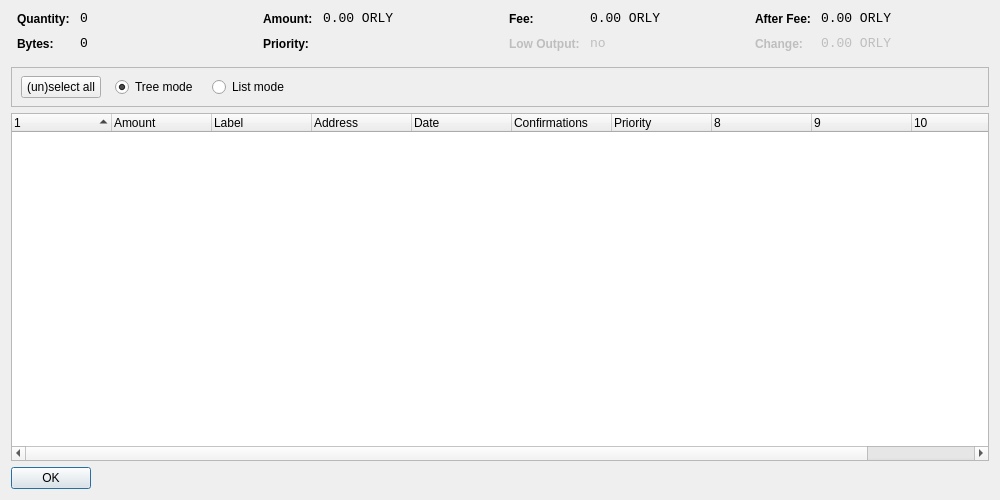
<?xml version="1.0" encoding="UTF-8"?>
<ui version="4.0">
 <class>CoinControlDialog</class>
 <widget class="QDialog" name="CoinControlDialog">
  <property name="geometry">
   <rect>
    <x>0</x>
    <y>0</y>
    <width>1000</width>
    <height>500</height>
   </rect>
  </property>
  <property name="windowTitle">
   <string>Coin Control</string>
  </property>
  <layout class="QVBoxLayout" name="verticalLayout">
   <item>
    <layout class="QHBoxLayout" name="horizontalLayoutTop" stretch="0,0,0,0">
     <property name="topMargin">
      <number>0</number>
     </property>
     <property name="bottomMargin">
      <number>10</number>
     </property>
     <item>
      <layout class="QFormLayout" name="formLayoutCoinControl1">
       <property name="horizontalSpacing">
        <number>10</number>
       </property>
       <property name="verticalSpacing">
        <number>10</number>
       </property>
       <property name="leftMargin">
        <number>6</number>
       </property>
       <property name="rightMargin">
        <number>6</number>
       </property>
       <item row="0" column="0">
        <widget class="QLabel" name="labelCoinControlQuantityText">
         <property name="styleSheet">
          <string notr="true">font-weight:bold;</string>
         </property>
         <property name="text">
          <string>Quantity:</string>
         </property>
        </widget>
       </item>
       <item row="0" column="1">
        <widget class="QLabel" name="labelCoinControlQuantity">
         <property name="font">
          <font>
           <family>Monospace</family>
           <pointsize>10</pointsize>
          </font>
         </property>
         <property name="cursor">
          <cursorShape>IBeamCursor</cursorShape>
         </property>
         <property name="contextMenuPolicy">
          <enum>Qt::ActionsContextMenu</enum>
         </property>
         <property name="text">
          <string notr="true">0</string>
         </property>
         <property name="textInteractionFlags">
          <set>Qt::LinksAccessibleByMouse|Qt::TextSelectableByKeyboard|Qt::TextSelectableByMouse</set>
         </property>
        </widget>
       </item>
       <item row="1" column="0">
        <widget class="QLabel" name="labelCoinControlBytesText">
         <property name="styleSheet">
          <string notr="true">font-weight:bold;</string>
         </property>
         <property name="text">
          <string>Bytes:</string>
         </property>
        </widget>
       </item>
       <item row="1" column="1">
        <widget class="QLabel" name="labelCoinControlBytes">
         <property name="font">
          <font>
           <family>Monospace</family>
           <pointsize>10</pointsize>
          </font>
         </property>
         <property name="cursor">
          <cursorShape>IBeamCursor</cursorShape>
         </property>
         <property name="contextMenuPolicy">
          <enum>Qt::ActionsContextMenu</enum>
         </property>
         <property name="text">
          <string notr="true">0</string>
         </property>
         <property name="textInteractionFlags">
          <set>Qt::LinksAccessibleByMouse|Qt::TextSelectableByKeyboard|Qt::TextSelectableByMouse</set>
         </property>
        </widget>
       </item>
      </layout>
     </item>
     <item>
      <layout class="QFormLayout" name="formLayoutCoinControl2">
       <property name="horizontalSpacing">
        <number>10</number>
       </property>
       <property name="verticalSpacing">
        <number>10</number>
       </property>
       <property name="leftMargin">
        <number>6</number>
       </property>
       <property name="rightMargin">
        <number>6</number>
       </property>
       <item row="0" column="0">
        <widget class="QLabel" name="labelCoinControlAmountText">
         <property name="styleSheet">
          <string notr="true">font-weight:bold;</string>
         </property>
         <property name="text">
          <string>Amount:</string>
         </property>
        </widget>
       </item>
       <item row="0" column="1">
        <widget class="QLabel" name="labelCoinControlAmount">
         <property name="font">
          <font>
           <family>Monospace</family>
           <pointsize>10</pointsize>
          </font>
         </property>
         <property name="cursor">
          <cursorShape>IBeamCursor</cursorShape>
         </property>
         <property name="contextMenuPolicy">
          <enum>Qt::ActionsContextMenu</enum>
         </property>
         <property name="text">
          <string notr="true">0.00 ORLY</string>
         </property>
         <property name="textInteractionFlags">
          <set>Qt::LinksAccessibleByMouse|Qt::TextSelectableByKeyboard|Qt::TextSelectableByMouse</set>
         </property>
        </widget>
       </item>
       <item row="1" column="0">
        <widget class="QLabel" name="labelCoinControlPriorityText">
         <property name="styleSheet">
          <string notr="true">font-weight:bold;</string>
         </property>
         <property name="text">
          <string>Priority:</string>
         </property>
        </widget>
       </item>
       <item row="1" column="1">
        <widget class="QLabel" name="labelCoinControlPriority">
         <property name="font">
          <font>
           <family>Monospace</family>
           <pointsize>10</pointsize>
          </font>
         </property>
         <property name="cursor">
          <cursorShape>IBeamCursor</cursorShape>
         </property>
         <property name="contextMenuPolicy">
          <enum>Qt::ActionsContextMenu</enum>
         </property>
         <property name="text">
          <string/>
         </property>
         <property name="textInteractionFlags">
          <set>Qt::LinksAccessibleByMouse|Qt::TextSelectableByKeyboard|Qt::TextSelectableByMouse</set>
         </property>
        </widget>
       </item>
      </layout>
     </item>
     <item>
      <layout class="QFormLayout" name="formLayoutCoinControl3">
       <property name="horizontalSpacing">
        <number>10</number>
       </property>
       <property name="verticalSpacing">
        <number>10</number>
       </property>
       <property name="leftMargin">
        <number>6</number>
       </property>
       <property name="rightMargin">
        <number>6</number>
       </property>
       <item row="0" column="0">
        <widget class="QLabel" name="labelCoinControlFeeText">
         <property name="styleSheet">
          <string notr="true">font-weight:bold;</string>
         </property>
         <property name="text">
          <string>Fee:</string>
         </property>
        </widget>
       </item>
       <item row="0" column="1">
        <widget class="QLabel" name="labelCoinControlFee">
         <property name="font">
          <font>
           <family>Monospace</family>
           <pointsize>10</pointsize>
          </font>
         </property>
         <property name="cursor">
          <cursorShape>IBeamCursor</cursorShape>
         </property>
         <property name="contextMenuPolicy">
          <enum>Qt::ActionsContextMenu</enum>
         </property>
         <property name="text">
          <string notr="true">0.00 ORLY</string>
         </property>
         <property name="textInteractionFlags">
          <set>Qt::LinksAccessibleByMouse|Qt::TextSelectableByKeyboard|Qt::TextSelectableByMouse</set>
         </property>
        </widget>
       </item>
       <item row="1" column="0">
        <widget class="QLabel" name="labelCoinControlLowOutputText">
         <property name="enabled">
          <bool>false</bool>
         </property>
         <property name="styleSheet">
          <string notr="true">font-weight:bold;</string>
         </property>
         <property name="text">
          <string>Low Output:</string>
         </property>
        </widget>
       </item>
       <item row="1" column="1">
        <widget class="QLabel" name="labelCoinControlLowOutput">
         <property name="enabled">
          <bool>false</bool>
         </property>
         <property name="font">
          <font>
           <family>Monospace</family>
           <pointsize>10</pointsize>
          </font>
         </property>
         <property name="cursor">
          <cursorShape>IBeamCursor</cursorShape>
         </property>
         <property name="contextMenuPolicy">
          <enum>Qt::ActionsContextMenu</enum>
         </property>
         <property name="text">
          <string notr="true">no</string>
         </property>
         <property name="textInteractionFlags">
          <set>Qt::LinksAccessibleByMouse|Qt::TextSelectableByKeyboard|Qt::TextSelectableByMouse</set>
         </property>
        </widget>
       </item>
      </layout>
     </item>
     <item>
      <layout class="QFormLayout" name="formLayoutCoinControl4">
       <property name="horizontalSpacing">
        <number>10</number>
       </property>
       <property name="verticalSpacing">
        <number>10</number>
       </property>
       <property name="leftMargin">
        <number>6</number>
       </property>
       <property name="rightMargin">
        <number>6</number>
       </property>
       <item row="0" column="0">
        <widget class="QLabel" name="labelCoinControlAfterFeeText">
         <property name="styleSheet">
          <string notr="true">font-weight:bold;</string>
         </property>
         <property name="text">
          <string>After Fee:</string>
         </property>
        </widget>
       </item>
       <item row="0" column="1">
        <widget class="QLabel" name="labelCoinControlAfterFee">
         <property name="font">
          <font>
           <family>Monospace</family>
           <pointsize>10</pointsize>
          </font>
         </property>
         <property name="cursor">
          <cursorShape>IBeamCursor</cursorShape>
         </property>
         <property name="contextMenuPolicy">
          <enum>Qt::ActionsContextMenu</enum>
         </property>
         <property name="text">
          <string notr="true">0.00 ORLY</string>
         </property>
         <property name="textInteractionFlags">
          <set>Qt::LinksAccessibleByMouse|Qt::TextSelectableByKeyboard|Qt::TextSelectableByMouse</set>
         </property>
        </widget>
       </item>
       <item row="1" column="0">
        <widget class="QLabel" name="labelCoinControlChangeText">
         <property name="enabled">
          <bool>false</bool>
         </property>
         <property name="styleSheet">
          <string notr="true">font-weight:bold;</string>
         </property>
         <property name="text">
          <string>Change:</string>
         </property>
        </widget>
       </item>
       <item row="1" column="1">
        <widget class="QLabel" name="labelCoinControlChange">
         <property name="enabled">
          <bool>false</bool>
         </property>
         <property name="font">
          <font>
           <family>Monospace</family>
           <pointsize>10</pointsize>
          </font>
         </property>
         <property name="cursor">
          <cursorShape>IBeamCursor</cursorShape>
         </property>
         <property name="contextMenuPolicy">
          <enum>Qt::ActionsContextMenu</enum>
         </property>
         <property name="text">
          <string notr="true">0.00 ORLY</string>
         </property>
         <property name="textInteractionFlags">
          <set>Qt::LinksAccessibleByMouse|Qt::TextSelectableByKeyboard|Qt::TextSelectableByMouse</set>
         </property>
        </widget>
       </item>
      </layout>
     </item>
    </layout>
   </item>
   <item>
    <widget class="QFrame" name="frame">
     <property name="minimumSize">
      <size>
       <width>0</width>
       <height>40</height>
      </size>
     </property>
     <property name="frameShape">
      <enum>QFrame::StyledPanel</enum>
     </property>
     <property name="frameShadow">
      <enum>QFrame::Sunken</enum>
     </property>
     <widget class="QWidget" name="horizontalLayoutWidget">
      <property name="geometry">
       <rect>
        <x>10</x>
        <y>0</y>
        <width>781</width>
        <height>41</height>
       </rect>
      </property>
      <layout class="QHBoxLayout" name="horizontalLayoutPanel" stretch="0,0,0,0,0">
       <property name="spacing">
        <number>14</number>
       </property>
       <item>
        <widget class="QPushButton" name="pushButtonSelectAll">
         <property name="sizePolicy">
          <sizepolicy hsizetype="Maximum" vsizetype="Fixed">
           <horstretch>0</horstretch>
           <verstretch>0</verstretch>
          </sizepolicy>
         </property>
         <property name="text">
          <string>(un)select all</string>
         </property>
        </widget>
       </item>
       <item>
        <widget class="QRadioButton" name="radioTreeMode">
         <property name="sizePolicy">
          <sizepolicy hsizetype="Maximum" vsizetype="Fixed">
           <horstretch>0</horstretch>
           <verstretch>0</verstretch>
          </sizepolicy>
         </property>
         <property name="text">
          <string>Tree mode</string>
         </property>
         <property name="checked">
          <bool>true</bool>
         </property>
        </widget>
       </item>
       <item>
        <widget class="QRadioButton" name="radioListMode">
         <property name="sizePolicy">
          <sizepolicy hsizetype="Maximum" vsizetype="Fixed">
           <horstretch>0</horstretch>
           <verstretch>0</verstretch>
          </sizepolicy>
         </property>
         <property name="text">
          <string>List mode</string>
         </property>
        </widget>
       </item>
       <item>
        <spacer name="horizontalSpacer">
         <property name="orientation">
          <enum>Qt::Horizontal</enum>
         </property>
         <property name="sizeHint" stdset="0">
          <size>
           <width>40</width>
           <height>20</height>
          </size>
         </property>
        </spacer>
       </item>
      </layout>
     </widget>
    </widget>
   </item>
   <item>
    <widget class="CoinControlTreeWidget" name="treeWidget">
     <property name="contextMenuPolicy">
      <enum>Qt::CustomContextMenu</enum>
     </property>
     <property name="sortingEnabled">
      <bool>false</bool>
     </property>
     <property name="columnCount">
      <number>11</number>
     </property>
     <attribute name="headerShowSortIndicator" stdset="0">
      <bool>true</bool>
     </attribute>
     <attribute name="headerStretchLastSection">
      <bool>false</bool>
     </attribute>
     <column>
      <property name="text">
       <string/>
      </property>
     </column>
     <column>
      <property name="text">
       <string>Amount</string>
      </property>
     </column>
     <column>
      <property name="text">
       <string>Label</string>
      </property>
     </column>
     <column>
      <property name="text">
       <string>Address</string>
      </property>
     </column>
     <column>
      <property name="text">
       <string>Date</string>
      </property>
     </column>
     <column>
      <property name="text">
       <string>Confirmations</string>
      </property>
      <property name="toolTip">
       <string>Confirmed</string>
      </property>
     </column>
     <column>
      <property name="text">
       <string>Priority</string>
      </property>
     </column>
     <column>
      <property name="text">
       <string/>
      </property>
     </column>
     <column>
      <property name="text">
       <string/>
      </property>
     </column>
     <column>
      <property name="text">
       <string/>
      </property>
     </column>
     <column>
      <property name="text">
       <string/>
      </property>
     </column>
    </widget>
   </item>
   <item>
    <widget class="QDialogButtonBox" name="buttonBox">
     <property name="sizePolicy">
      <sizepolicy hsizetype="Maximum" vsizetype="Fixed">
       <horstretch>0</horstretch>
       <verstretch>0</verstretch>
      </sizepolicy>
     </property>
     <property name="orientation">
      <enum>Qt::Horizontal</enum>
     </property>
     <property name="standardButtons">
      <set>QDialogButtonBox::Ok</set>
     </property>
    </widget>
   </item>
  </layout>
 </widget>
 <customwidgets>
  <customwidget>
   <class>CoinControlTreeWidget</class>
   <extends>QTreeWidget</extends>
   <header>coincontroltreewidget.h</header>
  </customwidget>
 </customwidgets>
 <resources/>
 <connections/>
</ui>
